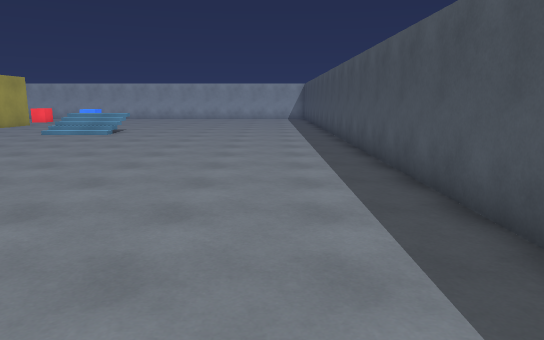
View 1 (above)

20 first-person views from a walk through a 3-D level made in the Unity game engine. The camera is 1.5 m above the floor, tilts 10° down and sees 70° across. The floor is counted in squares, 1 m on a side. Each view is taken from the middle of a square. On the plan, view 1 faces up. The plan holds only what a view shows up to about 17 squares ahead; the rest is blank. The place goes on beyond the plan. The player is left out.

View 2
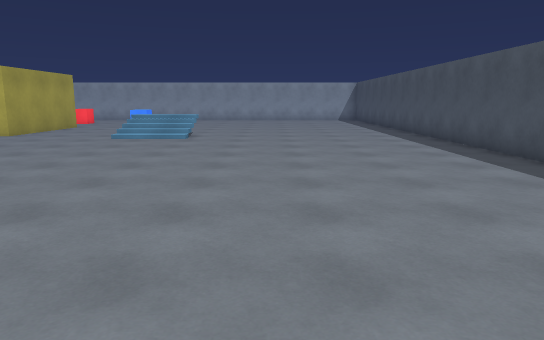

View 3
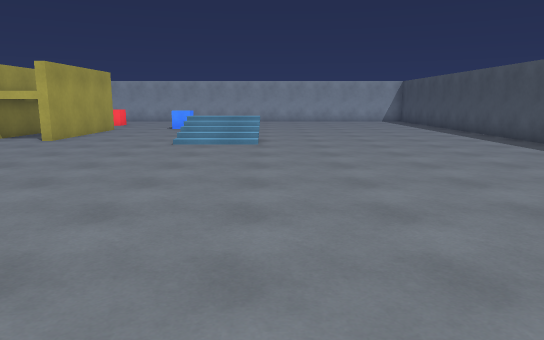

View 4
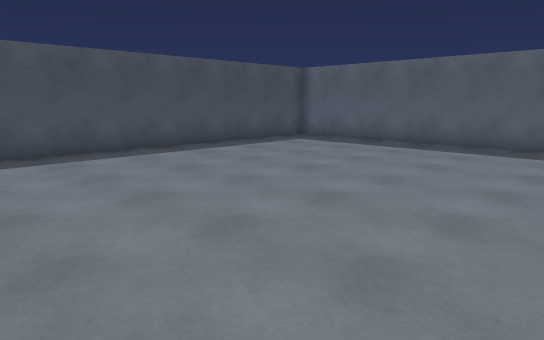

View 5
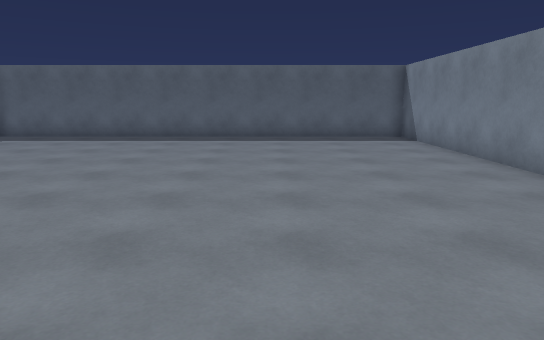

View 6
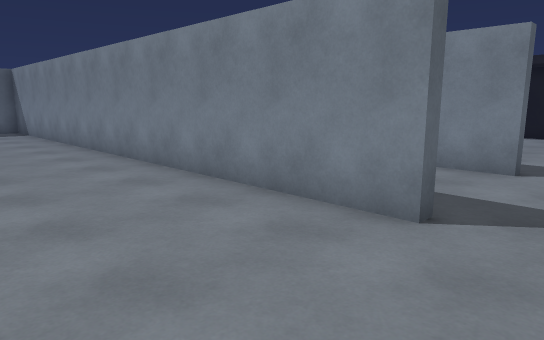

View 7
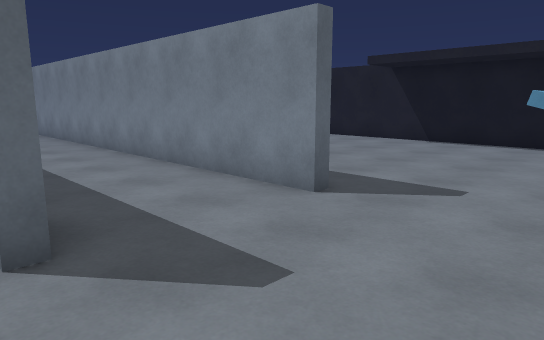

View 8
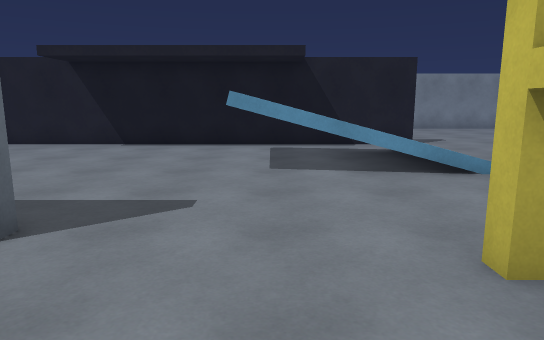

View 9
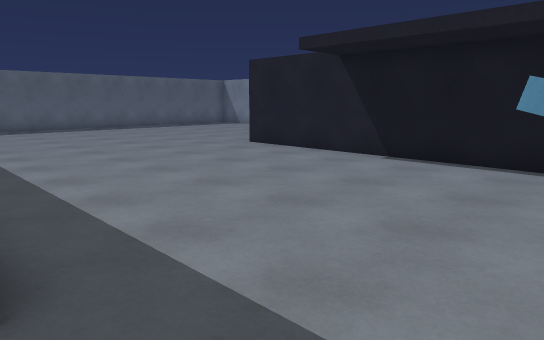

View 10
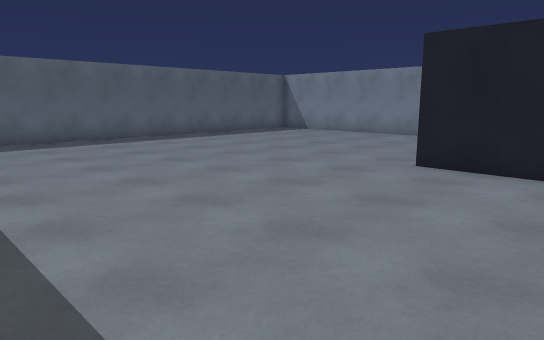

View 11
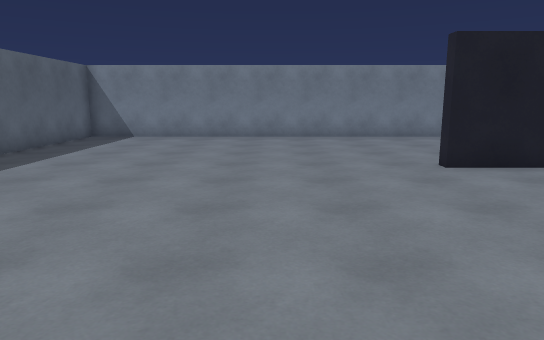

View 12
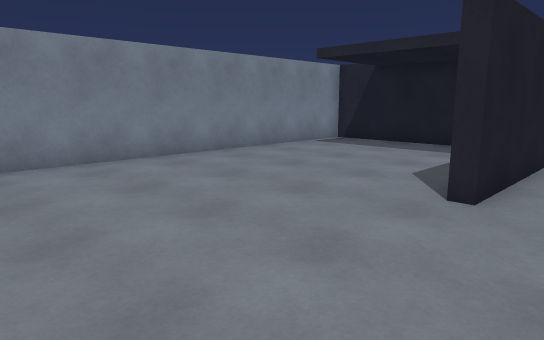

View 13
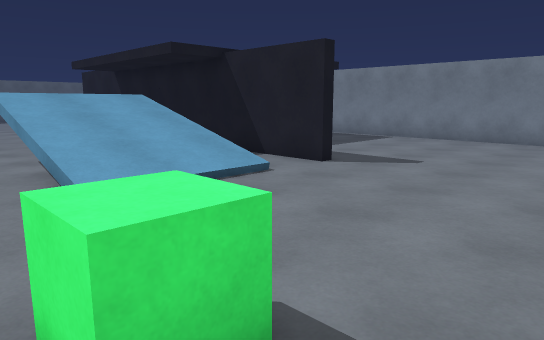

View 14
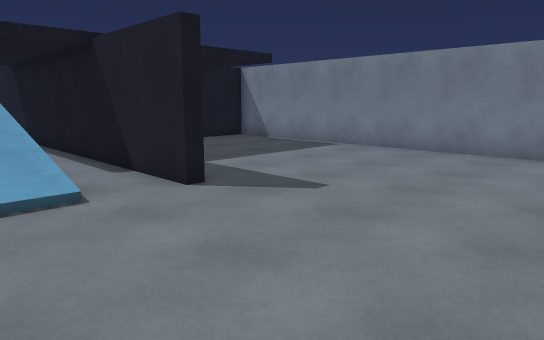

View 15
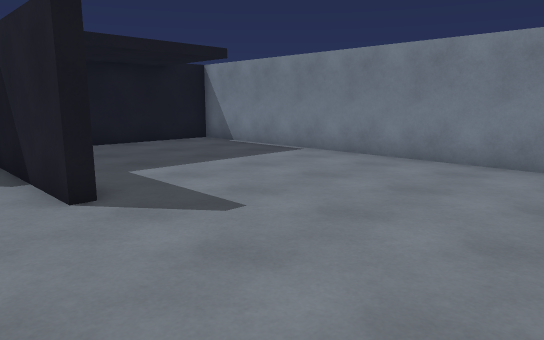

View 16
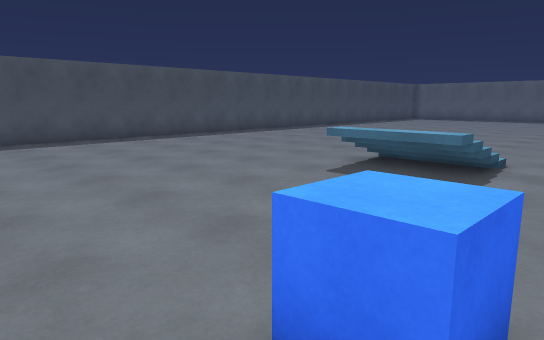

View 17
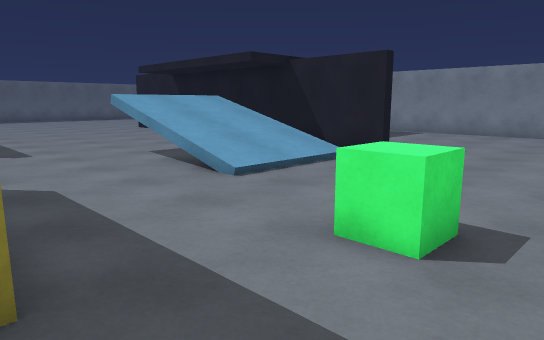

View 18
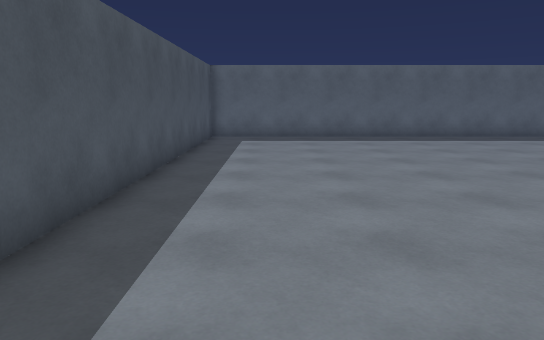

View 19
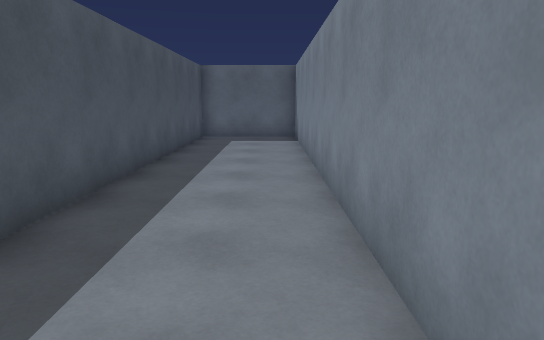

View 20
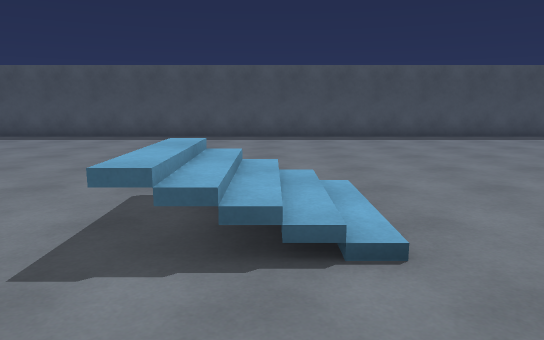

### Floor plan
Key: @ floor where view 1 was taken; # wall or solid block; . floor; / step, stairs or slope; = window, fence, low wall or low ledge; v drop or lower ground; O other object.
Columns run from 37 left of view 1 to 3 right of it. Each row starts with its distance up from view 1.
 28           . .   .  .    .           ....#
 27  .................        ..............#
 26 #..............O...      O..............#
 25 #..................#     . .............#
 24 #..................      .  ............#
 23 #..................      .  ............#
 22 #........./////....      ...............#
 21 #.......#./////....###.....//=..........#
 20 #.......#./////....###.....///..........#
 19 #.......#./////....###.....///..........#
 18 #...... #./////............///..........#
 17 #...... #.#////.........................#
 16 #...... #. vvv#.........................#
 15 #.....  #...............................#
 14 ######  #...............................#
 13 #.....  #.........#...#.................#
 12 #...... #.........#...#.................#
 11 #...... #.........#...#.................#
 10 #...... #.........#...#.................#
  9 #.......#.........#...#.................#
  8 #.......#.........#...#.................#
  7 #.......#.........#...#.................#
  6 #.......#.........#...#.................#
  5 #.................#...#.................#
  4 #.................#...#.................#
  3 #.................#...#.................#
  2 #.................#...#.................#
  1 #.................#...#.................#
  0 #.................#...#..............@..#
 -1 #.................#...#.................#
 -2 #.................#...#.................#
 -3 #.................#...#.................#
 -4 #.................#...#.................#
 -5 #.................#...#.................#
 -6 #########################################

Positions as (right, up) in squares from view 1, and headings:
1: (0, 0), facing up
2: (-4, 2), facing up
3: (-7, 4), facing up
4: (-9, 8), facing down-right
5: (-9, 11), facing down
6: (-10, 16), facing down-left
7: (-14, 18), facing down-left
8: (-15, 17), facing left
9: (-19, 17), facing down-left
10: (-20, 10), facing down-left
11: (-20, 2), facing left
12: (-27, 0), facing up-left
13: (-21, 28), facing down-left
14: (-25, 28), facing down-left
15: (-27, 28), facing down-left
16: (-13, 28), facing down-right
17: (-18, 28), facing down-left
18: (-22, 11), facing down
19: (-18, 11), facing down
20: (-14, 19), facing right
